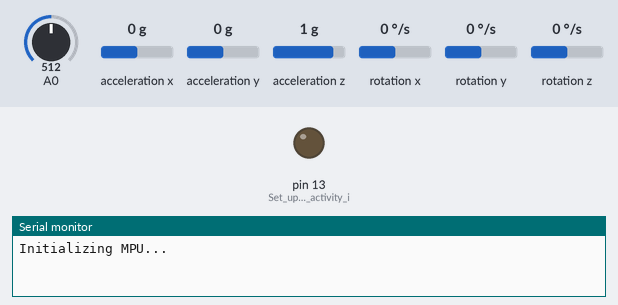
The sketch below on a simulated Arduino Uno, built with avr-gcc and run on an emulated ATmega328P. On the bench: output pins drawn as LEDs (lit = HIGH), the last lines printed to the serial monitor. Dashed ring = blinking. The test bench sets the inputs (shaded band); at power-on: A0 = 512, acceleration x 0 g, acceleration y 0 g, acceleration z 1 g, rotation x 0 °/s, rotation y 0 °/s, rotation z 0 °/s. No radio packets arrive unless stated.

Above: at 0.1 s.
At 12.3 s:
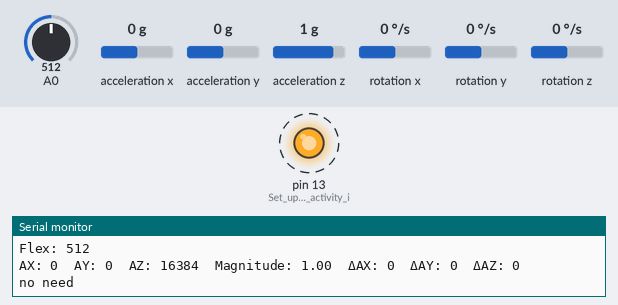
12.4 s: A0 set to 109
15.5 s: A0 set to 92
Timing chart, 0 to 21.6 s (numbered marks = the images above; inputs shaded):
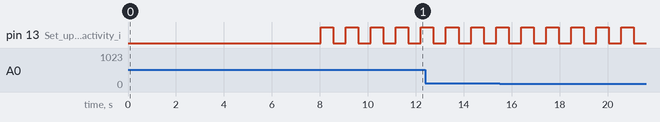

Measured:
- by itself, pin 13 (Set_up_LED_for_activity_i): alternates HIGH for 0.52 s and LOW for 0.52 s

The sketch:

Final_transmitter_code.ino
```cpp
#include <SPI.h>
#include <RH_ASK.h>  // RadioHead ASK module for RF communication
#include "I2Cdev.h"
#include "MPU6050.h"

// Create an instance of the MPU6050 sensor
MPU6050 mpu;

// Create an instance of the RH_ASK object for RF communication
RH_ASK driver;

int16_t ax, ay, az, gx, gy, gz;
int flex;
bool blinkState;

// Previous values for detecting spikes
float prevMagnitude = 1.0;
int16_t prev_ax = 0, prev_ay = 0, prev_az = 0;

// For fall latch
unsigned long fallTime = 0;
bool fallActive = false;

void setup() {
  // Initialize Serial communication for debugging
  Serial.begin(9600);
  Serial.println("Initializing MPU...");
  pinMode(A0, INPUT);
  delay(1000);

  // Initialize RF Transmitter (RadioHead)
  if (!driver.init()) {
    Serial.println("RadioHead initialization failed!");
    while (true); // Stop if RadioHead initialization fails
  }

  Serial.println("RadioHead init successful");
  driver.send((uint8_t *)"RH init", strlen("RH init"));
  delay(2000);

  // Start I2C communication
  #if I2CDEV_IMPLEMENTATION == I2CDEV_ARDUINO_WIRE
    Wire.begin();
  #elif I2CDEV_IMPLEMENTATION == I2CDEV_BUILTIN_FASTWIRE
    Fastwire::setup(400, true);
  #endif
  delay(1000);

  // Initialize MPU6050 sensor
  mpu.initialize();
  Serial.println("MPU6050 conn");
  driver.send((uint8_t *)"MPU conn", strlen("MPU conn"));
  delay(2000);

  if (!mpu.testConnection()) {
    Serial.println("MPU failed!");
    driver.send((uint8_t *)"MPU failed!", strlen("MPU failed!"));
    while (true); // Stay here if MPU6050 connection fails
  } else {
    Serial.println("MPU6050 connection successful");
    driver.send((uint8_t *)"MPU OK", strlen("MPU OK"));
  }
  delay(2000);

  pinMode(LED_BUILTIN, OUTPUT);  // Set up LED for activity indication
}

void loop() {
  // Read the accelerometer and gyroscope data
  mpu.getMotion6(&ax, &ay, &az, &gx, &gy, &gz);
  flex = analogRead(A0);

  // Calculate acceleration magnitude
  float magnitude = sqrt(sq(ax / 16384.0) + sq(ay / 16384.0) + sq(az / 16384.0));

  // Raw axis differences
  int16_t dax = abs(ax - prev_ax);
  int16_t day = abs(ay - prev_ay);
  int16_t daz = abs(az - prev_az);

  // Debugging output
  Serial.print("Flex: "); Serial.println(flex);
  Serial.print("AX: "); Serial.print(ax);
  Serial.print("\tAY: "); Serial.print(ay);
  Serial.print("\tAZ: "); Serial.print(az);
  Serial.print("\tMagnitude: "); Serial.print(magnitude);
  Serial.print("\tΔAX: "); Serial.print(dax);
  Serial.print("\tΔAY: "); Serial.print(day);
  Serial.print("\tΔAZ: "); Serial.println(daz);

  // Default command
  char command[20] = "no need";

  // --- Fall detection (updated thresholds) ---
  if ((dax > 4500 || day > 4500 || daz > 4500) && magnitude > 1.2) {
    strcpy(command, "Fall Detected");
    fallActive = true;
    fallTime = millis();
  } else if (fallActive && millis() - fallTime < 1000) {
    // Keep fall active for 5 seconds
    strcpy(command, "Fall Detected");
  } else {
    fallActive = false;

    // Other conditions (unchanged)
    if (ax > 7000) {
      strcpy(command, "Need water");
    } else if (ax < -4000) {
      strcpy(command, "Feeling sick");
    } else if (ay > 8000) {
      strcpy(command, "Washroom");
    } else if (ay < -8000) {
      strcpy(command, "Need food");
    } else if (flex > 600) {
      strcpy(command, "Emergency");
    } else {
      strcpy(command, "no need");
    }
  }

  // Send the message over RF
  if (driver.send((uint8_t *)command, strlen(command))) {
    Serial.println(String(command));
  } else {
    Serial.println("Failed to send message");
  }

  // Blink LED to indicate activity
  blinkState = !blinkState;
  digitalWrite(LED_BUILTIN, blinkState);

  // Update previous values
  prevMagnitude = magnitude;
  prev_ax = ax;
  prev_ay = ay;
  prev_az = az;

  delay(500);
}
```
